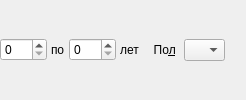
    <widget class="QFrame" name="frmAge">
     <property name="frameShape">
      <enum>QFrame::NoFrame</enum>
     </property>
     <property name="frameShadow">
      <enum>QFrame::Raised</enum>
     </property>
     <layout class="QHBoxLayout">
      <property name="spacing">
       <number>4</number>
      </property>
      <property name="margin">
       <number>0</number>
      </property>
      <item>
       <widget class="QSpinBox" name="edtAgeFrom">
        <property name="sizePolicy">
         <sizepolicy hsizetype="Preferred" vsizetype="Fixed">
          <horstretch>0</horstretch>
          <verstretch>0</verstretch>
         </sizepolicy>
        </property>
        <property name="maximum">
         <number>150</number>
        </property>
       </widget>
      </item>
      <item>
       <widget class="QLabel" name="lblAgeTo">
        <property name="text">
         <string>по</string>
        </property>
        <property name="buddy">
         <cstring>edtAgeTo</cstring>
        </property>
       </widget>
      </item>
      <item>
       <widget class="QSpinBox" name="edtAgeTo">
        <property name="sizePolicy">
         <sizepolicy hsizetype="Preferred" vsizetype="Fixed">
          <horstretch>0</horstretch>
          <verstretch>0</verstretch>
         </sizepolicy>
        </property>
        <property name="maximum">
         <number>150</number>
        </property>
       </widget>
      </item>
      <item>
       <widget class="QLabel" name="lblAgeYears">
        <property name="text">
         <string>лет </string>
        </property>
        <property name="buddy">
         <cstring>edtAgeTo</cstring>
        </property>
       </widget>
      </item>
      <item>
       <widget class="QLabel" name="lblSex">
        <property name="text">
         <string>  По&amp;л </string>
        </property>
        <property name="buddy">
         <cstring>cmbSex</cstring>
        </property>
       </widget>
      </item>
      <item>
       <widget class="QComboBox" name="cmbSex">
        <item>
         <property name="text">
          <string/>
         </property>
        </item>
        <item>
         <property name="text">
          <string>М</string>
         </property>
        </item>
        <item>
         <property name="text">
          <string>Ж</string>
         </property>
        </item>
       </widget>
      </item>
      <item>
       <spacer>
        <property name="orientation">
         <enum>Qt::Horizontal</enum>
        </property>
        <property name="sizeHint" stdset="0">
         <size>
          <width>21</width>
          <height>20</height>
         </size>
        </property>
       </spacer>
      </item>
     </layout>
    </widget>
